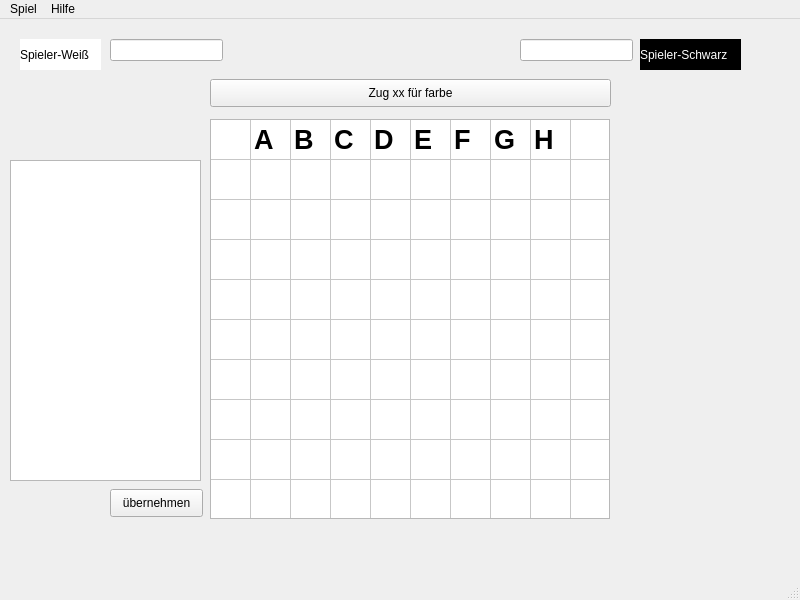
<?xml version="1.0" encoding="UTF-8"?>
<ui version="4.0">
 <class>MainWindow</class>
 <widget class="QMainWindow" name="MainWindow">
  <property name="geometry">
   <rect>
    <x>0</x>
    <y>0</y>
    <width>800</width>
    <height>600</height>
   </rect>
  </property>
  <property name="windowTitle">
   <string>MainWindow</string>
  </property>
  <widget class="QWidget" name="centralwidget">
   <widget class="QTableWidget" name="brettAnzeige">
    <property name="geometry">
     <rect>
      <x>210</x>
      <y>100</y>
      <width>400</width>
      <height>400</height>
     </rect>
    </property>
    <property name="font">
     <font>
      <pointsize>20</pointsize>
      <bold>true</bold>
     </font>
    </property>
    <property name="cursor" stdset="0">
     <cursorShape>PointingHandCursor</cursorShape>
    </property>
    <property name="mouseTracking">
     <bool>true</bool>
    </property>
    <property name="verticalScrollBarPolicy">
     <enum>Qt::ScrollBarAlwaysOff</enum>
    </property>
    <property name="horizontalScrollBarPolicy">
     <enum>Qt::ScrollBarAlwaysOff</enum>
    </property>
    <property name="selectionBehavior">
     <enum>QAbstractItemView::SelectItems</enum>
    </property>
    <property name="rowCount">
     <number>10</number>
    </property>
    <property name="columnCount">
     <number>10</number>
    </property>
    <attribute name="horizontalHeaderVisible">
     <bool>false</bool>
    </attribute>
    <attribute name="horizontalHeaderMinimumSectionSize">
     <number>40</number>
    </attribute>
    <attribute name="horizontalHeaderDefaultSectionSize">
     <number>40</number>
    </attribute>
    <attribute name="horizontalHeaderHighlightSections">
     <bool>false</bool>
    </attribute>
    <attribute name="verticalHeaderVisible">
     <bool>false</bool>
    </attribute>
    <attribute name="verticalHeaderMinimumSectionSize">
     <number>40</number>
    </attribute>
    <attribute name="verticalHeaderDefaultSectionSize">
     <number>40</number>
    </attribute>
    <attribute name="verticalHeaderHighlightSections">
     <bool>false</bool>
    </attribute>
    <row/>
    <row/>
    <row/>
    <row/>
    <row/>
    <row/>
    <row/>
    <row/>
    <row/>
    <row/>
    <column/>
    <column/>
    <column/>
    <column/>
    <column/>
    <column/>
    <column/>
    <column/>
    <column/>
    <column/>
    <item row="0" column="1">
     <property name="text">
      <string>A</string>
     </property>
    </item>
    <item row="0" column="2">
     <property name="text">
      <string>B</string>
     </property>
    </item>
    <item row="0" column="3">
     <property name="text">
      <string>C</string>
     </property>
    </item>
    <item row="0" column="4">
     <property name="text">
      <string>D</string>
     </property>
    </item>
    <item row="0" column="5">
     <property name="text">
      <string>E</string>
     </property>
    </item>
    <item row="0" column="6">
     <property name="text">
      <string>F</string>
     </property>
    </item>
    <item row="0" column="7">
     <property name="text">
      <string>G</string>
     </property>
    </item>
    <item row="0" column="8">
     <property name="text">
      <string>H</string>
     </property>
    </item>
   </widget>
   <widget class="QPushButton" name="pushButton">
    <property name="geometry">
     <rect>
      <x>210</x>
      <y>60</y>
      <width>401</width>
      <height>28</height>
     </rect>
    </property>
    <property name="text">
     <string>Zug xx für farbe</string>
    </property>
   </widget>
   <widget class="QLabel" name="ladeAnzeige">
    <property name="geometry">
     <rect>
      <x>210</x>
      <y>510</y>
      <width>401</width>
      <height>16</height>
     </rect>
    </property>
    <property name="text">
     <string/>
    </property>
   </widget>
   <widget class="QTextBrowser" name="dateiInhalt">
    <property name="geometry">
     <rect>
      <x>10</x>
      <y>141</y>
      <width>191</width>
      <height>321</height>
     </rect>
    </property>
    <property name="font">
     <font>
      <pointsize>10</pointsize>
     </font>
    </property>
   </widget>
   <widget class="QPushButton" name="uebernehmen">
    <property name="geometry">
     <rect>
      <x>110</x>
      <y>470</y>
      <width>93</width>
      <height>28</height>
     </rect>
    </property>
    <property name="text">
     <string>übernehmen</string>
    </property>
   </widget>
   <widget class="QLabel" name="spieler1">
    <property name="geometry">
     <rect>
      <x>20</x>
      <y>20</y>
      <width>81</width>
      <height>31</height>
     </rect>
    </property>
    <property name="styleSheet">
     <string notr="true">color: rgb(0, 0, 0);
background-color: rgb(255, 255, 255);</string>
    </property>
    <property name="text">
     <string>Spieler-Weiß</string>
    </property>
   </widget>
   <widget class="QLineEdit" name="lineEdit">
    <property name="geometry">
     <rect>
      <x>110</x>
      <y>20</y>
      <width>113</width>
      <height>22</height>
     </rect>
    </property>
   </widget>
   <widget class="QLineEdit" name="lineEdit_2">
    <property name="geometry">
     <rect>
      <x>520</x>
      <y>20</y>
      <width>113</width>
      <height>22</height>
     </rect>
    </property>
   </widget>
   <widget class="QLabel" name="spieler2">
    <property name="geometry">
     <rect>
      <x>640</x>
      <y>20</y>
      <width>101</width>
      <height>31</height>
     </rect>
    </property>
    <property name="styleSheet">
     <string notr="true">background-color: black;
color: rgb(255, 255, 255);</string>
    </property>
    <property name="text">
     <string>Spieler-Schwarz</string>
    </property>
   </widget>
  </widget>
  <widget class="QMenuBar" name="menubar">
   <property name="geometry">
    <rect>
     <x>0</x>
     <y>0</y>
     <width>800</width>
     <height>26</height>
    </rect>
   </property>
   <widget class="QMenu" name="menuSpiel">
    <property name="title">
     <string>Spiel</string>
    </property>
    <widget class="QMenu" name="menuSpiel_speichern">
     <property name="title">
      <string>Spiel speichern</string>
     </property>
     <addaction name="actionals_Text"/>
     <addaction name="actionals_XML"/>
    </widget>
    <addaction name="actionneues_Spiel"/>
    <addaction name="menuSpiel_speichern"/>
    <addaction name="actionSpiel_laden"/>
   </widget>
   <widget class="QMenu" name="menuHilfe">
    <property name="title">
     <string>Hilfe</string>
    </property>
    <addaction name="actionSchachregeln"/>
    <addaction name="action_ber_GUI_Schach"/>
   </widget>
   <addaction name="menuSpiel"/>
   <addaction name="menuHilfe"/>
  </widget>
  <widget class="QStatusBar" name="statusbar"/>
  <action name="actionneues_Spiel">
   <property name="text">
    <string>neues Spiel</string>
   </property>
  </action>
  <action name="actionSpiel_laden">
   <property name="text">
    <string>Spiel laden</string>
   </property>
  </action>
  <action name="actionals_Text">
   <property name="text">
    <string>als Text</string>
   </property>
  </action>
  <action name="actionals_XML">
   <property name="text">
    <string>als XML</string>
   </property>
  </action>
  <action name="actionSchachregeln">
   <property name="text">
    <string>Schachregeln</string>
   </property>
  </action>
  <action name="action_ber_GUI_Schach">
   <property name="text">
    <string>Über GUI Schach</string>
   </property>
  </action>
 </widget>
 <resources/>
 <connections/>
</ui>
